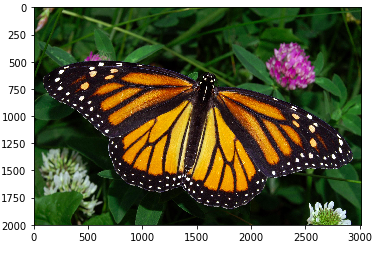
#> input picture monarch.png, 379 x 254 px
$ jupyter execute ImageSEGMENTATION_using_K_MEANS.ipynb
#> lines starting #> are read from the running program, lines starting #| are printed output that depends on the picture
[cell 1]
import numpy as np
import matplotlib.pyplot as plt
import cv2

[cell 2]
# Read in the image
image = cv2.imread('monarch.png')
#> image is the input picture: shape (254, 379, 3); mean B, G, R 83.7, 110.7, 109.2

# Change color to RGB (from BGR)
image = cv2.cvtColor(image, cv2.COLOR_BGR2RGB)

plt.imshow(image)

[cell 3]
# Reshaping the image into a 2D array of pixels and 3 color values (RGB)
pixel_vals = image.reshape((-1,3))

# Convert to float type
pixel_vals = np.float32(pixel_vals)

[cell 4]
def show(k):
    #the below line of code defines the criteria for the algorithm to stop running,
    #which will happen is 100 iterations are run or the epsilon (which is the required accuracy)
    #becomes 85%
#> called with k = 6
    criteria = (cv2.TERM_CRITERIA_EPS + cv2.TERM_CRITERIA_MAX_ITER, 100, 0.85)

    # then perform k-means clustering wit h number of clusters defined as 3
    #also random centres are initially choosed for k-means clustering

    retval, labels, centers = cv2.kmeans(pixel_vals, k, None, criteria, 10, cv2.KMEANS_RANDOM_CENTERS)
#> retval = 88565455.3; centers = [[124.3, 78.85, 49.71], [167.1, 151.7, 147.4], [17.8, 22.85, 11.76], [253.9, 254.1, 253.8], [227.1, 155.5, 14.21], [39.64, 77.26, 31.12]]

    # convert data into 8-bit values
    centers = np.uint8(centers)
#> centers = [[124, 78, 49], [167, 151, 147], [17, 22, 11], [253, 254, 253], [227, 155, 14], [39, 77, 31]]
    segmented_data = centers[labels.flatten()]

    # reshape data into the original image dimensions
    segmented_image = segmented_data.reshape((image.shape))
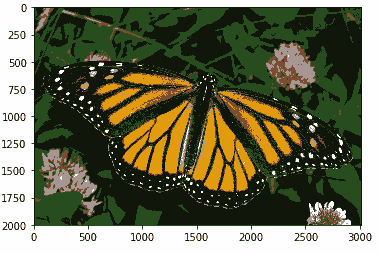
#> segmented_image: shape (254, 379, 3); mean R, G, B 108.5, 110.2, 83.1

    plt.imshow(segmented_image)
